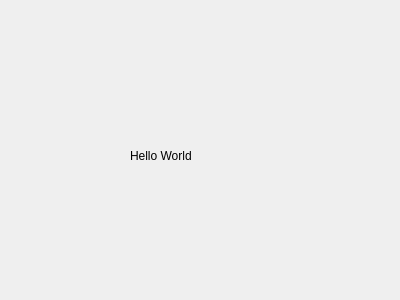
<?xml version="1.0" encoding="UTF-8"?>
<ui version="4.0">
 <class>Widget</class>
 <widget class="QWidget" name="Widget">
  <property name="geometry">
   <rect>
    <x>0</x>
    <y>0</y>
    <width>400</width>
    <height>300</height>
   </rect>
  </property>
  <property name="windowTitle">
   <string>Widget</string>
  </property>
  <widget class="QLabel" name="label">
   <property name="geometry">
    <rect>
     <x>130</x>
     <y>130</y>
     <width>101</width>
     <height>51</height>
    </rect>
   </property>
   <property name="text">
    <string>Hello World</string>
   </property>
  </widget>
 </widget>
 <layoutdefault spacing="6" margin="11"/>
 <resources/>
 <connections/>
</ui>
